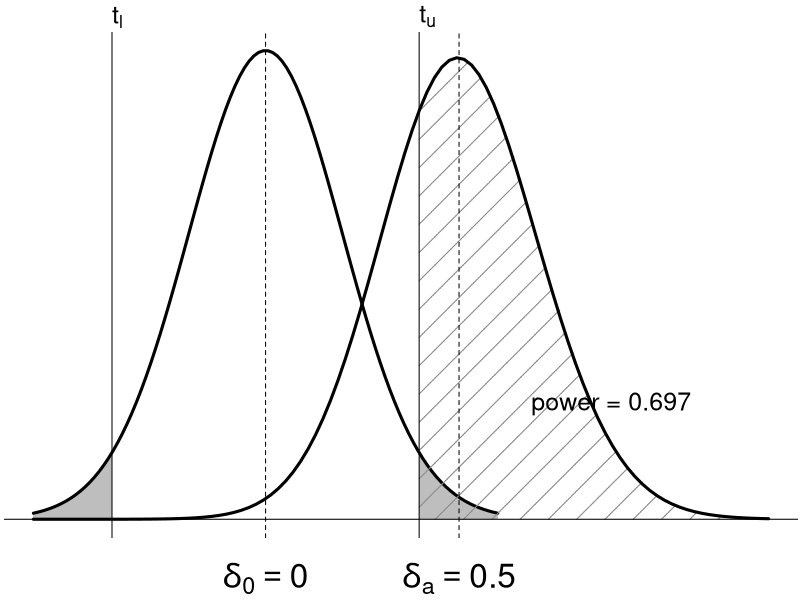

Write R code to recreate this figure.
# Figure 7.1 from Behavioral Research Data Analysis with R by Yuelin Li and Baron
# X11(width = 6.5, height = 4.5)
# pdf(file = "powerFigt.pdf", width=6.5, height=4.5, paper = "special")
par(mar = c(3.1, 0.2, 1.6, 0.1))
xmax <- 6.5
x1 <- seq(-3, 3, length=100)
m1 <- 0                       # H0
y1 <- dt(x1, df=98)

x2 <- seq(-3, xmax, length=100)
m2 <- 0.5                     # Ha
ncp <- (m2 - m1) / sqrt(1/50 + 1/50)
y2 <- dt(x2, df=98, ncp = ncp)
tu <- qt(0.975, df = 98)
tl <- qt(0.025, df = 98)

plot(c(-3, xmax), c(0, max(y1)), xlab="", ylab="", 
     axes=F, type="n")
# upper tail of shaded tail probabilities in H0
xx <- seq(qt(0.975, df=98), max(x1), length=100)
yy <- dt(xx, df = 98)
xx <- c(xx[1], xx[1], rep(xx[2:(length(xx)-1)], 
      each=4), xx[length(xx)], xx[length(xx)])
yy <- c(0, rep(t(cbind(yy[1:(length(yy)-1)], 0)),
      each=2))
yy <- yy[-length(yy)]
polygon(x = xx, y = yy, density = -1, border = NA, 
        col = "grey")
# lower tail
xx <- seq(from = min(x1), to=qt(0.025, df=98), 
      length = 100)
yy <- dt(xx, df = 98)
xx <- c(xx[1], xx[1], rep(xx[2:(length(xx)-1)], 
      each=4), xx[length(xx)], xx[length(xx)])
yy <- c(0, rep(t(cbind(yy[1:(length(yy)-1)], 0)), 
      each=2))
yy <- yy[-length(yy)]
polygon(x=xx, y=yy, density=-1, border=NA, 
        col="grey")
lines(x1, y1, col = "black", lwd = 3)
abline(v = m1, lty = 2)
# statistical power
xx <- seq(from = tu, to = xmax, length = 200) # from tu and up
yy <- dt(xx, df = 98, ncp = ncp)
xx <- c(xx[1], xx[1], rep(xx[2:(length(xx)-1)], 
      each=4), xx[length(xx)], xx[length(xx)])
yy <- c(0, rep(t(cbind(yy[1:(length(yy)-1)], 0)), 
      each=2))
yy <- yy[-length(yy)]
polygon(x=xx, y=yy, density=5, border=NA, 
      col="grey55")
lines(x2, y2, col = "black", lwd = 3)
abline(v = ncp, lty = 2)
# labels on the x-axis
abline(h = 0)
abline(v = qt(c(.025, .975), df = 98))
mtext(expression(t[u]), at = tu, adj = 0, line=0, cex = 1.5)
mtext(expression(t[l]), at = tl, adj = 0, line=0, cex = 1.5)

mtext(bquote(delta[0] == .(m1)), side = 1, at = m1, 
      line=2, cex=2.0)
mtext(expression(delta[a] == 0.5), side = 1, at = ncp, 
      line=2, cex=2.0)
pow <- 1 - pt(tu, df = 98, ncp = ncp)
text(paste("power =", round(pow, 3)), x = 5.5, 
     y = max(y2)/4, adj=1, cex=1.5, col="black")

# graphics.off()
rm(x1, m1, y1, x2, m2, y2, xx,yy, ncp, tu, tl)
